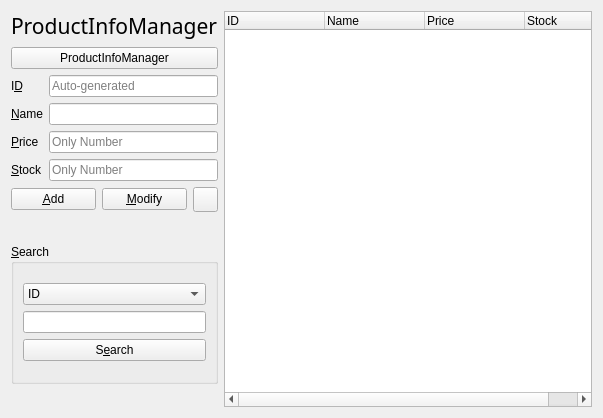
<?xml version="1.0" encoding="UTF-8"?>
<ui version="4.0">
 <class>ProductManagerForm</class>
 <widget class="QWidget" name="ProductManagerForm">
  <property name="geometry">
   <rect>
    <x>0</x>
    <y>0</y>
    <width>603</width>
    <height>418</height>
   </rect>
  </property>
  <property name="windowTitle">
   <string>Client Info</string>
  </property>
  <layout class="QHBoxLayout" name="horizontalLayout_3">
   <item>
    <layout class="QHBoxLayout" name="horizontalLayout" stretch="2,6">
     <item>
      <layout class="QVBoxLayout" name="verticalLayout_4" stretch="1,0,7,6,1">
       <item>
        <layout class="QHBoxLayout" name="horizontalLayout_2">
         <item>
          <widget class="QLabel" name="productInfoLabel">
           <property name="font">
            <font>
             <family>휴먼매직체</family>
             <pointsize>16</pointsize>
            </font>
           </property>
           <property name="text">
            <string>ProductInfoManager</string>
           </property>
          </widget>
         </item>
        </layout>
       </item>
       <item>
        <widget class="QPushButton" name="statePushButton">
         <property name="text">
          <string>ProductInfoManager</string>
         </property>
        </widget>
       </item>
       <item>
        <layout class="QFormLayout" name="clientFormLayout">
         <item row="0" column="0">
          <widget class="QLabel" name="idLabel">
           <property name="text">
            <string>I&amp;D</string>
           </property>
           <property name="buddy">
            <cstring>idLineEdit</cstring>
           </property>
          </widget>
         </item>
         <item row="0" column="1">
          <widget class="QLineEdit" name="idLineEdit">
           <property name="readOnly">
            <bool>true</bool>
           </property>
           <property name="placeholderText">
            <string>Auto-generated</string>
           </property>
          </widget>
         </item>
         <item row="1" column="0">
          <widget class="QLabel" name="nameLabel">
           <property name="text">
            <string>&amp;Name</string>
           </property>
           <property name="buddy">
            <cstring>nameLineEdit</cstring>
           </property>
          </widget>
         </item>
         <item row="1" column="1">
          <widget class="QLineEdit" name="nameLineEdit"/>
         </item>
         <item row="2" column="0">
          <widget class="QLabel" name="priceLabel">
           <property name="text">
            <string>&amp;Price</string>
           </property>
           <property name="buddy">
            <cstring>priceLineEdit</cstring>
           </property>
          </widget>
         </item>
         <item row="2" column="1">
          <widget class="QLineEdit" name="priceLineEdit">
           <property name="placeholderText">
            <string>Only Number</string>
           </property>
          </widget>
         </item>
         <item row="3" column="0">
          <widget class="QLabel" name="stockLabel">
           <property name="text">
            <string>&amp;Stock</string>
           </property>
           <property name="buddy">
            <cstring>stockLineEdit</cstring>
           </property>
          </widget>
         </item>
         <item row="3" column="1">
          <widget class="QLineEdit" name="stockLineEdit">
           <property name="placeholderText">
            <string>Only Number</string>
           </property>
          </widget>
         </item>
         <item row="4" column="0" colspan="2">
          <layout class="QHBoxLayout" name="addHorizontalLayout">
           <item>
            <widget class="QPushButton" name="addPushButton">
             <property name="text">
              <string>&amp;Add</string>
             </property>
            </widget>
           </item>
           <item>
            <widget class="QPushButton" name="modifyPushButton">
             <property name="text">
              <string>&amp;Modify</string>
             </property>
            </widget>
           </item>
           <item>
            <widget class="QPushButton" name="clearButton">
             <property name="sizePolicy">
              <sizepolicy hsizetype="Fixed" vsizetype="Fixed">
               <horstretch>0</horstretch>
               <verstretch>0</verstretch>
              </sizepolicy>
             </property>
             <property name="minimumSize">
              <size>
               <width>25</width>
               <height>25</height>
              </size>
             </property>
             <property name="maximumSize">
              <size>
               <width>25</width>
               <height>25</height>
              </size>
             </property>
             <property name="text">
              <string/>
             </property>
             <property name="icon">
              <iconset>
               <normaloff>images/eraser.png</normaloff>images/eraser.png</iconset>
             </property>
             <property name="iconSize">
              <size>
               <width>40</width>
               <height>20</height>
              </size>
             </property>
            </widget>
           </item>
          </layout>
         </item>
        </layout>
       </item>
       <item>
        <widget class="QGroupBox" name="groupBox">
         <property name="title">
          <string>&amp;Search</string>
         </property>
         <layout class="QVBoxLayout" name="verticalLayout">
          <item>
           <layout class="QVBoxLayout" name="verticalLayout_2">
            <item>
             <widget class="QComboBox" name="searchComboBox">
              <item>
               <property name="text">
                <string>ID</string>
               </property>
              </item>
              <item>
               <property name="text">
                <string>Name</string>
               </property>
              </item>
              <item>
               <property name="text">
                <string>Price</string>
               </property>
              </item>
              <item>
               <property name="text">
                <string>Stock</string>
               </property>
              </item>
             </widget>
            </item>
            <item>
             <widget class="QLineEdit" name="searchLineEdit"/>
            </item>
            <item>
             <widget class="QPushButton" name="searchPushButton">
              <property name="text">
               <string>S&amp;earch</string>
              </property>
             </widget>
            </item>
           </layout>
          </item>
         </layout>
        </widget>
       </item>
       <item>
        <spacer name="verticalSpacer_2">
         <property name="orientation">
          <enum>Qt::Vertical</enum>
         </property>
         <property name="sizeHint" stdset="0">
          <size>
           <width>20</width>
           <height>17</height>
          </size>
         </property>
        </spacer>
       </item>
      </layout>
     </item>
     <item>
      <layout class="QVBoxLayout" name="verticalLayout_3">
       <item>
        <widget class="QTreeWidget" name="treeWidget">
         <property name="rootIsDecorated">
          <bool>false</bool>
         </property>
         <column>
          <property name="text">
           <string>ID</string>
          </property>
         </column>
         <column>
          <property name="text">
           <string>Name</string>
          </property>
         </column>
         <column>
          <property name="text">
           <string>Price</string>
          </property>
         </column>
         <column>
          <property name="text">
           <string>Stock</string>
          </property>
         </column>
        </widget>
       </item>
      </layout>
     </item>
    </layout>
   </item>
  </layout>
 </widget>
 <resources/>
 <connections/>
</ui>
